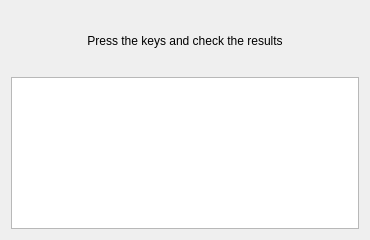
<?xml version="1.0" encoding="UTF-8"?>
<ui version="4.0">
 <class>MainWindow</class>
 <widget class="QMainWindow" name="MainWindow">
  <property name="geometry">
   <rect>
    <x>0</x>
    <y>0</y>
    <width>370</width>
    <height>240</height>
   </rect>
  </property>
  <property name="minimumSize">
   <size>
    <width>370</width>
    <height>240</height>
   </size>
  </property>
  <property name="maximumSize">
   <size>
    <width>370</width>
    <height>240</height>
   </size>
  </property>
  <property name="windowTitle">
   <string>Keyboard test</string>
  </property>
  <widget class="QWidget" name="centralWidget">
   <layout class="QVBoxLayout" name="verticalLayout">
    <item>
     <widget class="QLabel" name="label">
      <property name="minimumSize">
       <size>
        <width>0</width>
        <height>60</height>
       </size>
      </property>
      <property name="text">
       <string>Press the keys and check the results</string>
      </property>
      <property name="alignment">
       <set>Qt::AlignCenter</set>
      </property>
     </widget>
    </item>
    <item>
     <widget class="QListView" name="listView"/>
    </item>
   </layout>
  </widget>
 </widget>
 <layoutdefault spacing="6" margin="11"/>
 <resources/>
 <connections/>
</ui>
